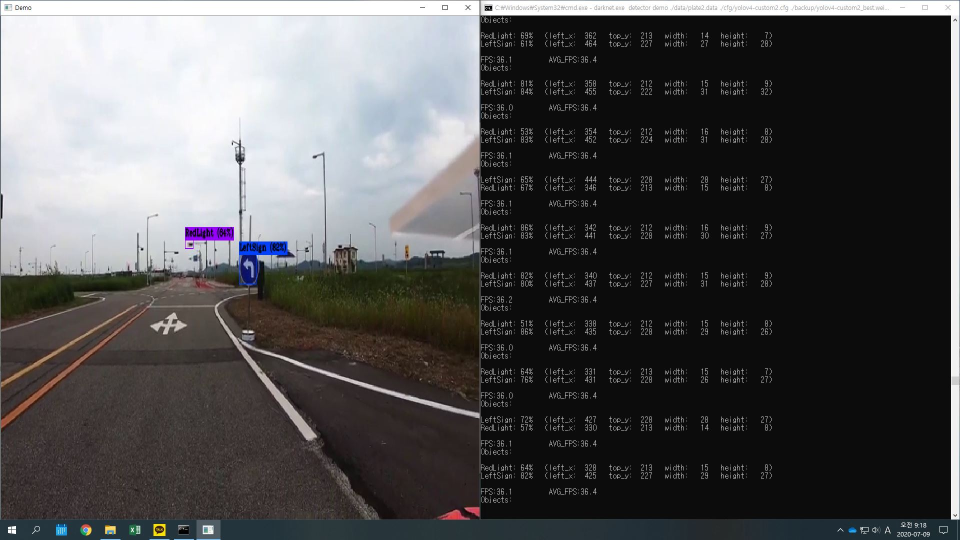
#> input picture Vision/vision/image/recognition.jpg, 1920 x 1080 px, given in place of lane_keep_test.mp4, which was not available (shown at 1/2 size)
$ python lane_detect.py
#> lines starting #> are read from the running program, lines starting #| are printed output that depends on the picture; after the words box and inside, x2 and y2 are one past the last pixel; in counts of white or black regions, pixels touching at a corner belong together; long printed decimals are rounded; pictures that were not available may be replaced by others from this repository, and a replacement may not be noted
# 2020.02 ~ 2020.05.
# 김용빈
# 차선인식 알고리즘
# https://www.youtube.com/watch?v=eLTLtUVuuy4
# 위의 유튜브 사이트 참고
# 파이썬 3.8
# openCV 4.12 사용

# -------알고리즘 순서---------
# 프레임 받아오기
# 프레임 사이즈 변환
# 케니 엣지 디텍션 (canny)
# ROI 설정 (region_of_interest)
# 허프변환
# 예상 차선 성분들 검출 (average -> make_points)
# 차선 직선으로 그려주고, 현재각 받아오기 (draw_line -> display_base_line -> stabilize_angle)
# -----------------------------


# --------------------------------- 함수 정의 ------------------------------------------------
import cv2
import numpy as np
import math


# 캐니 엣지 디텍션 (그레이 변환, 가우시안블러(커널사이즈 5), 캐니엣지 디텍션)
def canny(image):
    gray = cv2.cvtColor(image, cv2.COLOR_RGB2GRAY)
    blur = cv2.GaussianBlur(gray, (5, 5), 0)
    canny_image = cv2.Canny(blur, 50, 150)
    return canny_image

# ROI(관심영역) 설정
def region_of_interest(image):
    height, width = image.shape[0:2]

    roi = [(-width/3, height), (width*3/7, height / 2), (width*4/7, height / 2), (width+width/3, height)]

    vertices = np.array([roi], np.int32)
    mask = np.zeros_like(image)
    cv2.fillPoly(mask, vertices, 255)
    masked_image = cv2.bitwise_and(image, mask)
    return masked_image

# 직선 성분 그려주기
def display_lines(image, lines):
    line_image = np.zeros_like(image)
    if lines is not None:
        for line in lines:
            x1, y1, x2, y2 = line.reshape(4)
            cv2.line(line_image, (x1, y1), (x2, y2), (255, 0, 0), 3)
    return line_image

# 예상 차선 성분들 검출하여 평균내서 왼쪽 차선, 오른쪽 차선을 직선성분으로 만듬
def average(image, lines):
    width = image.shape[1]
    left_lines = []
    right_lines = []
    lane_lines = []
    if lines is not None:
        for line in lines:
            x1, y1, x2, y2 = line.reshape(4)
            parameters = np.polyfit((x1, x2), (y1, y2), 1)
            slope = parameters[0]
            intercept = parameters[1]

            # 기울기 0.4부터 1.2 까지 필터링 하고 x1,x2가 너비의 2/7 이상인 값들을 오른쪽 차선 성분으로 예상
            if slope > 0.4 and slope < 1.2 and x2 > width*2/7 and x1 > width*2/7:
                right_lines.append((slope, intercept))
            elif slope < -0.4 and slope > -1.2 and x2 < width*5/7 and x2 < width*5/7:
                left_lines.append((slope, intercept))

    if len(left_lines) > 0:
        left_line = np.average(left_lines, axis=0)

        # 검출된 차선을 포인터 형태로 변환해줌(직선 시작점 (x1, y1), 직선 끝점(x2, y2))
        lane_lines.append(make_points(image, left_line))
    if len(right_lines) > 0:
        right_line = np.average(right_lines, axis=0)
        lane_lines.append(make_points(image, right_line))

    return lane_lines

# 검출된 차선을 포인터 형태로 변환해줌(직선 시작점 (x1, y1), 직선 끝점(x2, y2))
def make_points(frame, line):
    height, width, _ = frame.shape
    slope, intercept = line
    y1 = height
    y2 = int(y1 / float(2))
    if slope == 0:
        slope = 1
    x1 = max(-width, min(2 * width, int((y1 - intercept) / float(slope))))
    x2 = max(-width, min(2 * width, int((y2 - intercept) / float(slope))))

    return [[x1, y1, x2, y2]]

# 앞에서 검출된 차선을 이미지에 그려줌
def draw_line(image, lane_lines, current_theta=0):
    height = image.shape[0]
    width = image.shape[1]

    # 양쪽 차선 모두 검출시
    if len(lane_lines) == 2:
        _, _, left_x2, _ = lane_lines[0][0]
        _, _, right_x2, _ = lane_lines[1][0]
        mid = int(width / float(2))

        base_x = int(left_x2 + right_x2) / 2 - float(mid)
        base_y = int(height / float(2))

        image, current_theta = display_base_line( image, current_theta, 2, base_x, base_y)

    # 한쪽 차선만 검출시
    elif len(lane_lines) == 1:
        x1, _, x2, _ = lane_lines[0][0]

        mid = int(width/ float(2))
        base_x = x2 - float(mid)
        base_x = (x2 + float(mid))/2 - float(mid)
        base_y = int(height / float(2))
        image, current_theta = display_base_line(
            image, current_theta, 1, base_x, base_y)

    # 어떤 차선도 검출되지 않은 경우 수직선
    else:
        base_x = width / float(2)
        base_y = int(height / float(2))
        image, current_theta = display_base_line(image, current_theta, 0, base_x, base_y)

    for line in lane_lines:
        for x1, y1, x2, y2 in line:
            cv2.line(image, (x1, y1), (x2, y2), (255, 0, 0), 3)

    return image, current_theta

# 이미지에 직선을 그려주는 함수(이미지 중앙 수직선을 기준으로 직선을 그려줌)
def display_base_line(image, current_theta, line_num, base_x, base_y):
    height = image.shape[0]
    width = image.shape[1]

    angle_to_mid_radian = math.atan(base_x / float(base_y))
    angle_to_mid_deg = float(angle_to_mid_radian * 180 / float(3.14))

    # 오프셋 각과 최대각이내의 범위에서 조향각을 안정화 시켜줌
    angle_to_mid_deg = stabilize_angle(current_theta, angle_to_mid_deg, number_of_line=line_num)

    theta = angle_to_mid_deg + 90
    steering_angle_radian = theta / float(180) * float(3.14)
    x1 = int(width / float(2))
    y1 = height

    if steering_angle_radian == 0:
        x2 = int(width / float(2))
    else:
        x2 = int(x1 - height * 2 / 3 / float(math.tan(steering_angle_radian)))

    y2 = int(height / float(2))

    result = np.zeros_like(image)
    cv2.line(result, (x1, y1), (x2, y2), (0, 255, 0), 3)
    result = cv2.addWeighted(image, 1, result, 1, 1)

    return result, angle_to_mid_deg

# 오프셋 각과 최대각이내의 범위에서 조향각을 안정화 시켜줌(디폴트 오프셋 각 5도, 최대각 20도)
def stabilize_angle(curr_theta, new_theta, number_of_line, max_twoLine_angle_offset=3, max_signleLine_angle_offset=10):
    if number_of_line == 2:
        max_angle_offset = max_twoLine_angle_offset
    elif number_of_line == 1:
        max_angle_offset = max_signleLine_angle_offset
    else:
        max_angle_offset = max_signleLine_angle_offset

    angle_offset = new_theta - curr_theta

    if number_of_line == 0:
        fixed_angle = float(curr_theta/2)

    else :
        if abs(angle_offset) > max_angle_offset:
            fixed_angle = curr_theta + float(angle_offset*0.3)
        else:
            fixed_angle = curr_theta

        if fixed_angle > 20:
            fixed_angle = 20
        elif fixed_angle < -20:
            fixed_angle = -20

    return fixed_angle

# ----------------------- 프로그램 main부분 ------------------------------

current_theta = 0
cap = cv2.VideoCapture("lane_keep_test.mp4")
#cap = cv2.VideoCapture("challenge.mp4")
while(cap.isOpened()):
    _, image = cap.read()
#> image is the input picture: shape (1080, 1920, 3); mean B, G, R 82.2, 81.5, 82.1
    frame = cv2.resize(image, dsize=(640, 360))
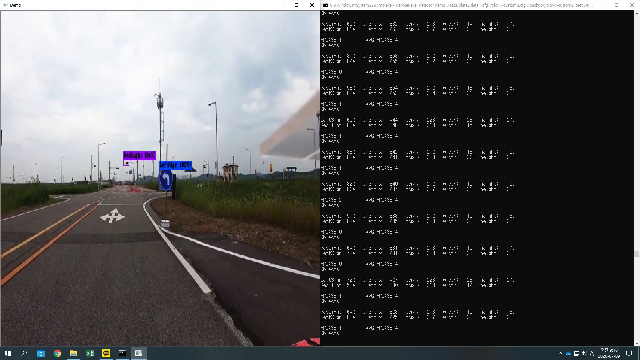
#> frame: shape (360, 640, 3); mean B, G, R 82.3, 81.6, 82.2
    canny_image = canny(frame)
#> in canny, `blur = cv2.GaussianBlur(gray, (5, 5), 0)`:
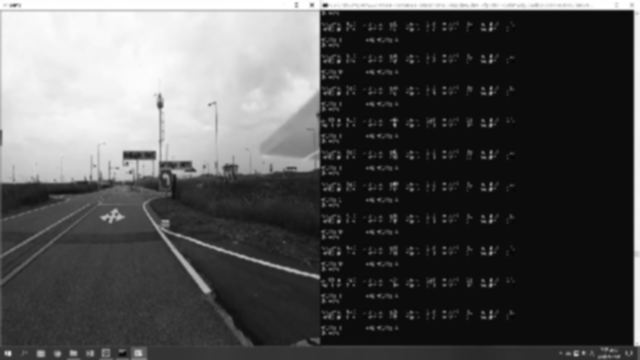
#> blur: shape (360, 640); min 6, max 255, mean 81.9
#> in canny, `canny_image = cv2.Canny(blur, 50, 150)`:
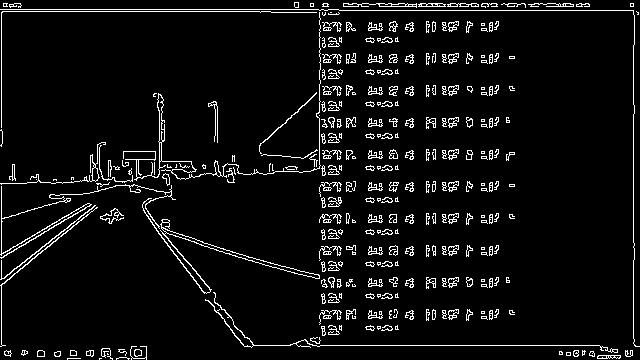
#> canny_image: shape (360, 640); 5.9% white in thin lines or dots

    cropped_image = region_of_interest(canny_image)
#> in region_of_interest, `cv2.fillPoly(mask, vertices, 255)`:
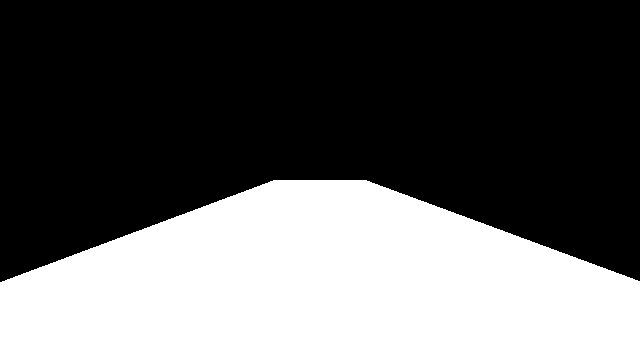
#> mask: shape (360, 640); 37.9% white; 1 white region, box (x1, y1, x2, y2) and area: (0, 180, 640, 360) 87288
#> in region_of_interest, `masked_image = cv2.bitwise_and(image, mask)`:
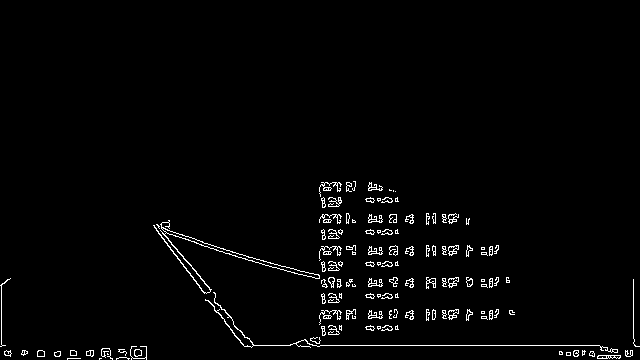
#> masked_image: shape (360, 640); 2.1% white in thin lines or dots, all inside (x1, y1, x2, y2) = (0, 181, 640, 360)

    lines = cv2.HoughLinesP(cropped_image, 2, np.pi/180,
                            50, np.array([]), minLineLength=10, maxLineGap=20)
#> lines = 79 rows, first 6: [243, 345, 599, 345], [323, 279, 506, 279], [320, 249, 498, 249], [319, 253, 496, 253], [216, 312, 226, 312], [201, 245, 341, 285]

    average_line = average(frame, lines)
#> the loop in average, `for line in lines:` made 79 passes
#> (x1, y1, x2, y2, slope, intercept) on passes 1 to 12: (243, 345, 599, 345, 8.45e-17, 345), (323, 279, 506, 279, -4.08e-18, 279), (320, 249, 498, 249, -6.17e-17, 249), (319, 253, 496, 253, 2.01e-16, 253), (216, 312, 226, 312, 2.68e-15, 312), (201, 245, 341, 285, 0.286, 187.6), (156, 230, 196, 242, 0.3, 183.2), (215, 311, 225, 311, 2.76e-15, 311), (202, 242, 270, 263, 0.309, 179.6), (566, 355, 632, 355, 8.39e-17, 355), (320, 313, 510, 313, 1.99e-17, 313), (158, 233, 242, 344, 1.32, 24.21)
#> after the loop in average, `for line in lines:`: left_lines = []; right_lines = [(0.479, 52.71), (0.415, 132.2), (0.545, 17.64)]
#> in average, `right_line = np.average(right_lines, axis=0)`: right_line = [0.48, 67.53]
#> in make_points, `slope, intercept = line`: slope = 0.48; intercept = 67.53
#> in make_points, `x1 = max(-width, min(2 * width, int((y1 - intercept) / float(slope))))`: x1 = 609
#> in make_points, `x2 = max(-width, min(2 * width, int((y2 - intercept) / float(slope))))`: x2 = 234
#> average_line = [[[609, 360, 234, 180]]]

    if average_line is not None:
        frame, current_theta = draw_line(frame, current_theta=current_theta, lane_lines=average_line)
#> in draw_line, `x1, _, x2, _ = lane_lines[0][0]`: x1 = 609; x2 = 234
#> in draw_line, `base_x = x2 - float(mid)`: base_x = -86
#> in draw_line, `base_x = (x2 + float(mid))/2 - float(mid)`: base_x = -43
#> in display_base_line, `angle_to_mid_radian = math.atan(base_x / float(base_y))`: angle_to_mid_radian = -0.234
#> in display_base_line, `angle_to_mid_deg = float(angle_to_mid_radian * 180 / float(3.14))`: angle_to_mid_deg = -13.44
#> in stabilize_angle, `fixed_angle = curr_theta + float(angle_offset*0.3)`: fixed_angle = -4.03
#> in display_base_line, `theta = angle_to_mid_deg + 90`: theta = 85.97
#> in display_base_line, `steering_angle_radian = theta / float(180) * float(3.14)`: steering_angle_radian = 1.5
#> in display_base_line, `x2 = int(x1 - height * 2 / 3 / float(math.tan(steering_angle_radian)))`: x2 = 302
#> in display_base_line, `cv2.line(result, (x1, y1), (x2, y2), (0, 255, 0), 3)`:
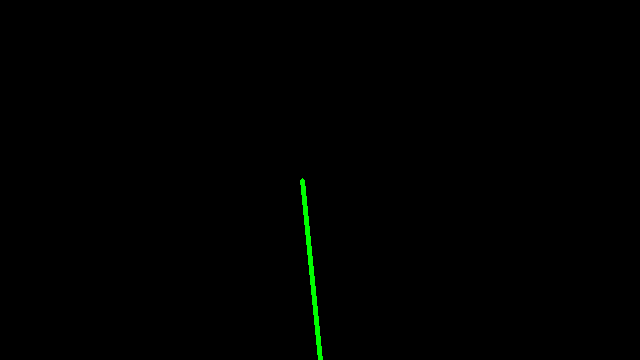
#> result: shape (360, 640, 3); mean of channels 0, 1, 2 0, 1, 0; drawn as B, G, R
#> in draw_line, `image, current_theta = display_base_line( image, current_theta, 1, bas..`: current_theta = -4.03
#> the loop in draw_line, `for line in lane_lines:` made 1 pass
#> after the loop in draw_line, `for line in lane_lines:`:
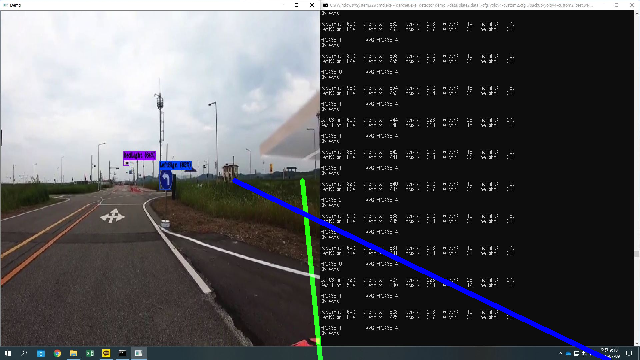
#> image: shape (360, 640, 3); mean B, G, R 85.4, 83.2, 82.9
#> current_theta = -4.03

    print("steering : ", current_theta, "degree")
#| steering :  -4.033 degree

    cv2.imshow("result", frame)
    cv2.imshow("resu", cropped_image)
    cv2.waitKey(1)
# -------------------------------------------------------------------------

$ run again, on Vision/vision/image/image01.png
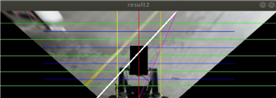
#> input picture Vision/vision/image/image01.png, 276 x 98 px, given in place of lane_keep_test.mp4, which was not available
#> image is the input picture: shape (98, 276, 3); mean B, G, R 85.2, 90.2, 86.4
#> in canny, `canny_image = cv2.Canny(blur, 50, 150)`:
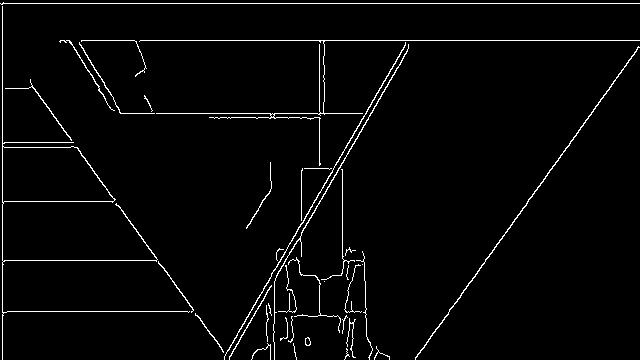
#> canny_image: shape (360, 640); 2.7% white in thin lines or dots
#> mask: shape (360, 640); 37.9% white; 1 white region, box (x1, y1, x2, y2) and area: (0, 180, 640, 360) 87288
#> masked_image: shape (360, 640); 1.1% white in thin lines or dots, all inside (x1, y1, x2, y2) = (2, 180, 507, 360)
#> lines = 23 rows, first 6: [2, 311, 192, 311], [415, 358, 506, 232], [224, 356, 324, 183], [136, 231, 229, 359], [240, 337, 301, 234], [58, 260, 156, 260]
#> the loop in average, `for line in lines:` made 23 passes
#> (x1, y1, x2, y2, slope, intercept) on passes 1 to 8: (2, 311, 192, 311, 3.59e-17, 311), (415, 358, 506, 232, -1.38, 932.6), (224, 356, 324, 183, -1.73, 743.5), (136, 231, 229, 359, 1.38, 43.82), (240, 337, 301, 234, -1.69, 742.2), (58, 260, 156, 260, -4.75e-16, 260), (342, 203, 343, 268, 65, -22027), (301, 275, 301, 180, 0.378, 113.7)
#> after the loop in average, `for line in lines:`: left_lines = []; right_lines = [(0.604, 165.5), (0.436, 151.2), (0.473, 167)]
#> right_line = [0.504, 161.2]
#> in make_points, `slope, intercept = line`: slope = 0.504; intercept = 161.2
#> in make_points, `x1 = max(-width, min(2 * width, int((y1 - intercept) / float(slope))))`: x1 = 394
#> in make_points, `x2 = max(-width, min(2 * width, int((y2 - intercept) / float(slope))))`: x2 = 37
#> average_line = [[[394, 360, 37, 180]]]
#> in draw_line, `x1, _, x2, _ = lane_lines[0][0]`: x1 = 394; x2 = 37
#> in draw_line, `base_x = x2 - float(mid)`: base_x = -283
#> in draw_line, `base_x = (x2 + float(mid))/2 - float(mid)`: base_x = -141.5
#> angle_to_mid_radian = -0.666
#> in display_base_line, `angle_to_mid_deg = float(angle_to_mid_radian * 180 / float(3.14))`: angle_to_mid_deg = -38.19
#> fixed_angle = -11.46
#> theta = 78.54
#> steering_angle_radian = 1.37
#> in display_base_line, `x2 = int(x1 - height * 2 / 3 / float(math.tan(steering_angle_radian)))`: x2 = 271
#> in draw_line, `image, current_theta = display_base_line( image, current_theta, 1, bas..`: current_theta = -11.46
#> the loop in draw_line, `for line in lane_lines:` made 1 pass
#> after the loop in draw_line, `for line in lane_lines:`:
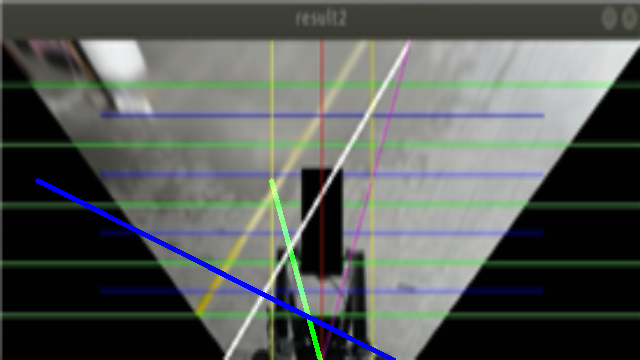
#> image: shape (360, 640, 3); mean B, G, R 87.8, 91.1, 86.8
#| steering :  -11.457 degree
